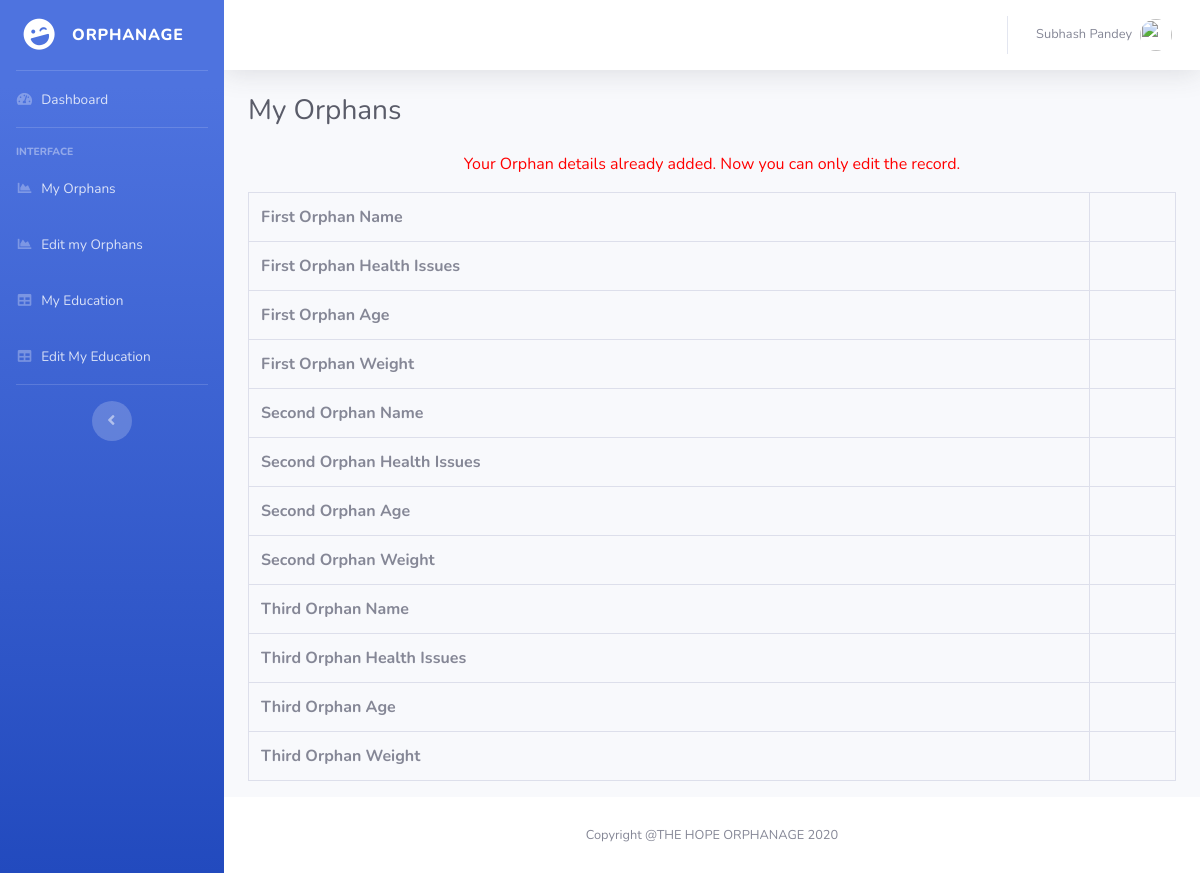
Page /Orphanage-Record-Management-System-Project/erms/myexp.php (signed in) on the earlier database version.
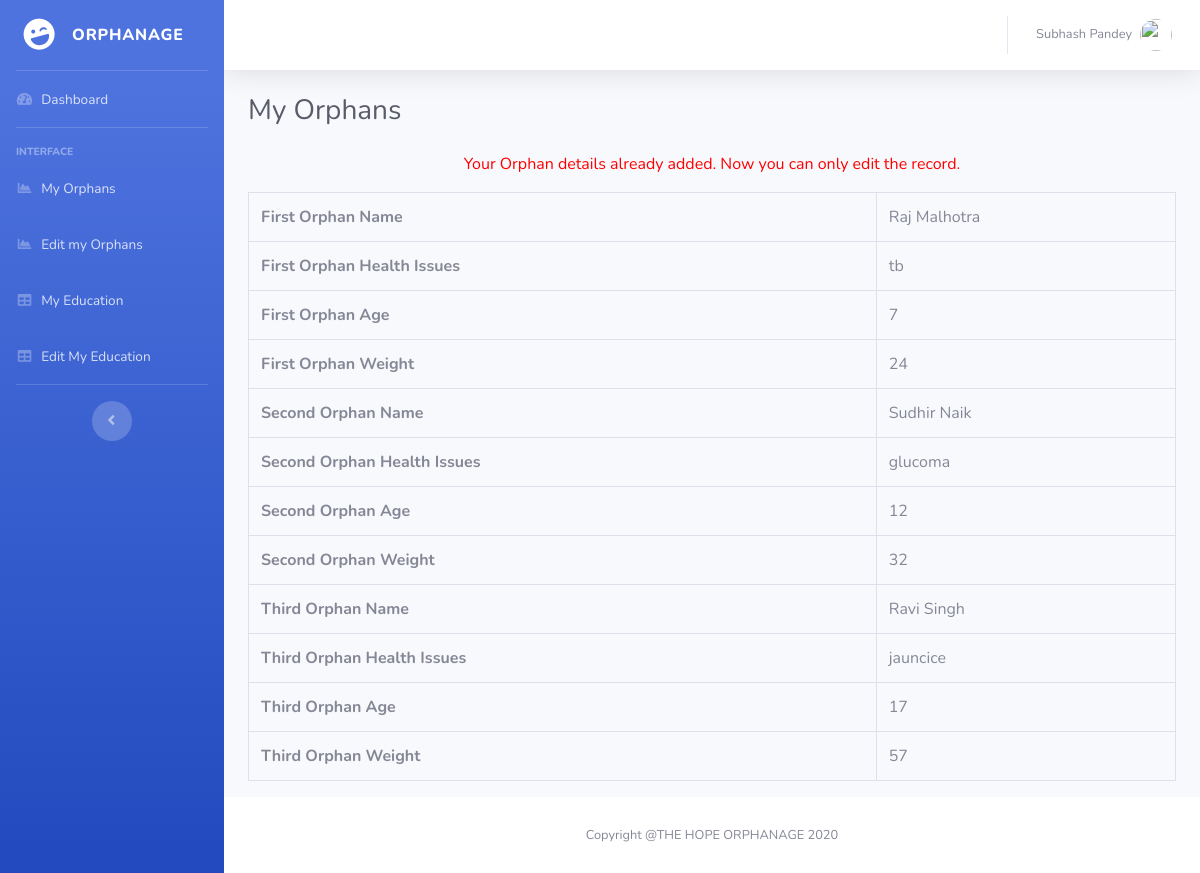
Same page on the later database version.
### tables this page shows
CREATE TABLE `employeedetail` (
  `ID` int(11) NOT NULL,
  `EmpFname` varchar(50) DEFAULT NULL,
  `EmpLName` varchar(50) NOT NULL,
  `EmpCode` varchar(50) DEFAULT NULL,
  `EmpDept` varchar(120) DEFAULT NULL,
  `EmpDesignation` varchar(120) DEFAULT NULL,
  `EmpContactNo` bigint(10) DEFAULT NULL,
  `EmpGender` enum('Male','Female') DEFAULT NULL,
  `EmpEmail` varchar(200) DEFAULT NULL,
  `EmpPassword` varchar(100) DEFAULT NULL,
  `EmpJoingdate` date DEFAULT NULL,
  `PostingDate` timestamp NOT NULL DEFAULT current_timestamp()
);

CREATE TABLE `empexpireince` (
  `ID` int(11) NOT NULL,
  `EmpID` varchar(5) DEFAULT NULL,
  `Employer1Name` varchar(75) DEFAULT NULL,
  `Employer1Designation` varchar(50) DEFAULT NULL,
  `Employer1CTC` varchar(50) DEFAULT NULL,
  `Employer1WorkDuration` varchar(11) DEFAULT NULL,
  `Employer2Name` varchar(75) DEFAULT NULL,
  `Employer2Designation` varchar(50) DEFAULT NULL,
  `Employer2CTC` varchar(50) DEFAULT NULL,
  `Employer2WorkDuration` varchar(11) DEFAULT NULL,
  `Employer3Name` varchar(75) DEFAULT NULL,
  `Employer3Designation` varchar(50) DEFAULT NULL,
  `Employer3CTC` varchar(50) DEFAULT NULL,
  `Employer3WorkDuration` varchar(11) DEFAULT NULL
);

### Orphanage-Record-Management-System-Project/erms/myexp.php (the view, shortened to what this page needs)
<?php
include('includes/dbconnection.php');
if (strlen($_SESSION['uid']==0)) {
  header('location:logout.php');
  } else{
  ?>
<!DOCTYPE html>
<html lang="en">
<head>
  <link href="vendor/fontawesome-free/css/all.min.css" rel="stylesheet" type="text/css">
  <link href="css/sb-admin-2.min.css" rel="stylesheet">
</head>
<body id="page-top">
  <div id="wrapper">
  <?php include_once('includes/sidebar.php')?>
    <div id="content-wrapper" class="d-flex flex-column">
      <div id="content">
         <?php include_once('includes/header.php')?>
        <div class="container-fluid">
          <h1 class="h3 mb-4 text-gray-800">My Orphans</h1>
  <?php
$empid=$_SESSION['uid'];
$query=mysqli_query($con,"select * from empexpireince where EmpID=$empid");
$row=mysqli_fetch_array($query);
if($row>0)
{
?>
<p style="font-size:16px; color:red" align="center">Your Orphan details already added. Now you can only edit the record. </p>
<table class="table table-bordered" id="dataTable" width="100%" cellspacing="0">
<tr>
  <th>First Orphan Name</th>
  <td><?php echo $row['Employer1Name'];?></td>
</tr>
<tr>
  <th>First Orphan Health Issues</th>
  <td><?php echo $row['Employer1Designation'];?></td>
</tr>
<tr>
  <th>First Orphan Age</th>
  <td><?php echo $row['Employer1CTC'];?></td>
</tr>
<tr>
  <th>First Orphan Weight</th>
  <td><?php echo $row['Employer1WorkDuration'];?></td>
</tr>
<tr>
  <th>Second Orphan Name</th>
  <td><?php echo $row['Employer2Name'];?></td>
</tr>
<tr>
  <th>Second Orphan Health Issues</th>
  <td><?php echo $row['Employer2Designation'];?></td>
</tr>
<tr>
  <th>Second Orphan Age</th>
  <td><?php echo $row['Employer2CTC'];?></td>
</tr>
<tr>
  <th>Second Orphan Weight</th>
  <td><?php echo $row['Employer2WorkDuration'];?></td>
</tr>
<tr>
  <th>Third Orphan Name</th>
  <td><?php echo $row['Employer3Name'];?></td>
</tr>
<tr>
  <th>Third Orphan Health Issues</th>
  <td><?php echo $row['Employer3Designation'];?></td>
</tr>
<tr>
  <th>Third Orphan Age</th>
  <td><?php echo $row['Employer3CTC'];?></td>
</tr>
<tr>
  <th>Third Orphan Weight</th>
  <td><?php echo $row['Employer3WorkDuration'];?></td>
</tr>
</table>
<?php } ?>
        </div>
      </div>
   <?php include_once('includes/footer.php');?>
    </div>
  </div>
</body>
</html>
<?php }  ?>

### Orphanage-Record-Management-System-Project/erms/includes/sidebar.php
  <ul class="navbar-nav bg-gradient-primary sidebar sidebar-dark accordion" id="accordionSidebar">
      <a class="sidebar-brand d-flex align-items-center justify-content-center" href="myprofile.php">
        <div class="sidebar-brand-icon rotate-n-15">
          <i class="fas fa-laugh-wink"></i>
        </div>
        <div class="sidebar-brand-text mx-3">Orphanage </div>
      </a>
      <hr class="sidebar-divider my-0">
      <li class="nav-item">
        <a class="nav-link" href="welcome.php">
          <i class="fas fa-fw fa-tachometer-alt"></i>
          <span>Dashboard</span></a>
      </li>
      <hr class="sidebar-divider">
      <div class="sidebar-heading">
        Interface
      </div>
      <li class="nav-item">
        <a class="nav-link" href="myexp.php">
          <i class="fas fa-fw fa-chart-area"></i>
          <span>My Orphans</span></a>
      </li>
       <li class="nav-item">
        <a class="nav-link" href="editmyexp.php">
          <i class="fas fa-fw fa-chart-area"></i>
          <span>Edit my Orphans</span></a>
      </li>
      <li class="nav-item">
        <a class="nav-link" href="myeducation.php">
          <i class="fas fa-fw fa-table"></i>
          <span>My Education</span></a>
      </li>
<li class="nav-item">
        <a class="nav-link" href="editmyeducation.php">
          <i class="fas fa-fw fa-table"></i>
          <span>Edit My Education</span></a>
      </li>
      <hr class="sidebar-divider d-none d-md-block">
      <div class="text-center d-none d-md-inline">
        <button class="rounded-circle border-0" id="sidebarToggle"></button>
      </div>
    </ul>

### Orphanage-Record-Management-System-Project/erms/includes/header.php (shortened to what this page needs)
 <nav class="navbar navbar-expand navbar-light bg-white topbar mb-4 static-top shadow">
          <ul class="navbar-nav ml-auto">
            <li class="nav-item dropdown no-arrow">
              <a class="nav-link dropdown-toggle" href="#" id="userDropdown" role="button" data-toggle="dropdown" aria-haspopup="true" aria-expanded="false">
<?php
$empid=$_SESSION['uid'];
$ret=mysqli_query($con,"select EmpFname,EmpLname from employeedetail where ID='$empid'");
$row=mysqli_fetch_array($ret);
$fname=$row['EmpFname'];
$lname=$row['EmpLname'];
?>
                <span class="mr-2 d-none d-lg-inline text-gray-600 small"><?php echo $fname." ".$lname; ?></span>
                <img class="img-profile rounded-circle" src="https://source.unsplash.com/QAB-WJcbgJk/60x60">
              </a>
            </li>
          </ul>
        </nav>

### Orphanage-Record-Management-System-Project/erms/includes/footer.php
<footer class="sticky-footer bg-white">
     <div class="container my-auto">
       <div class="copyright text-center my-auto">
         <span>Copyright @THE HOPE ORPHANAGE 2020</span>
       </div>
     </div>
   </footer>

Differences in the rows shown:
now on this page (row edited): empexpireince: Employer1Name "Raj Malhotra", Employer1Designation "tb", Employer1CTC "7", Employer1WorkDuration "24", Employer2Name "Sudhir Naik", Employer2Designation "glucoma", Employer2CTC "12", Employer2WorkDuration "32", Employer3Name "Ravi Singh", Employer3Designation "jauncice", Employer3CTC "17", Employer3WorkDuration "57"
